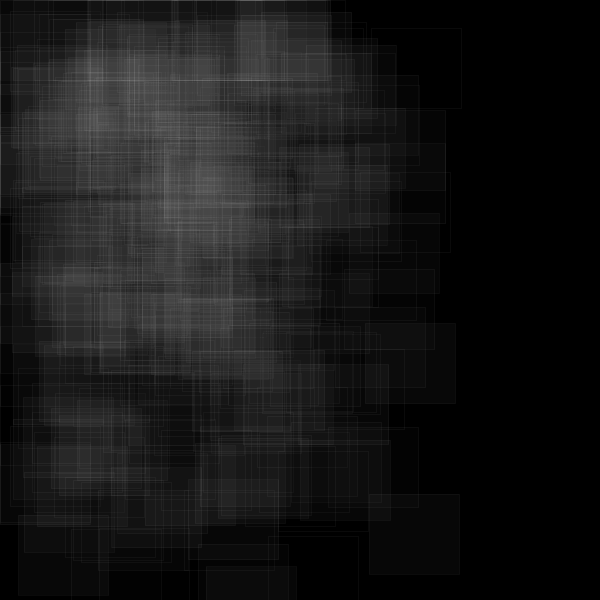
Frame 1 (no input)
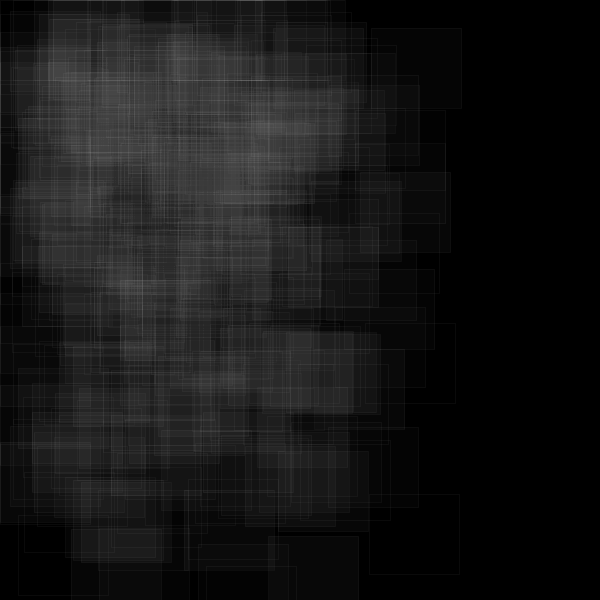
Frame 60 (the mouse pressed at the canvas centre just before this capture)
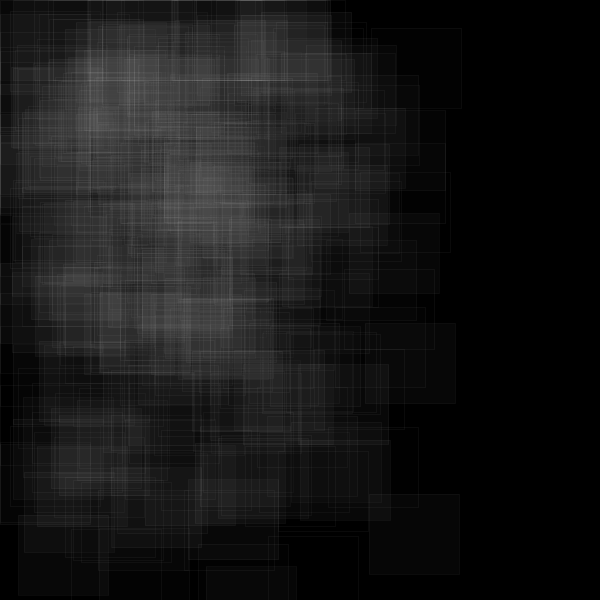
Frame 120 (the mouse held since frame 60 and released just before this capture)

The Processing sketch that drew these frames (run headless with seeded random() and noise(); from frame 60 on, the mouse is pressed at the canvas centre):

// Processing sketch: processing_17410
// ── processing_17410.pde

Cell [][] grid;

int cols = 20;
int rows = 20;

void setup(){
  size(600,600);
  grid = new Cell[cols][rows];
  for(int i= 0; i < cols; i++){
    for(int j=0; j < rows; j++){
      grid[i][j] = new Cell(i*random(10,20), j*random(10,30), 90, 80, i+j);
    }
  }
}

void draw(){
  background(0);
  for(int i = 0; i < cols; i++){
    for(int j = 0; j < rows; j++){
      grid[i][j].oscillate();
      grid[i][j].display();
    }
  }  
}

//A Cell object

class Cell {
  float x,y;
  float w,h;
  float angle;
  
  Cell(float tempX, float tempY, float tempW, float tempH, float tempAngle){
    x = tempX;
    y = tempY;
    w = tempW;
    h = tempH;
    angle = tempAngle;
  }
  
  void oscillate(){
    angle += 0.05;
  }
  
  void display(){
   
    stroke(255,10);
    fill(80+127*cos(angle),10);
    rect(x,y,w*random(1,1),h);
  }
}
